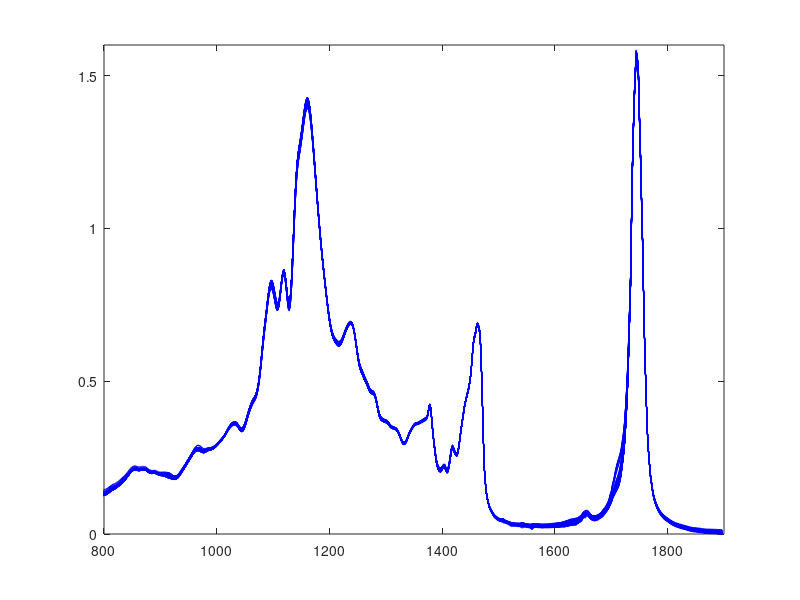

Write the MATLAB code that produced this figure.

load('oils.mat')

wavelength = Data.wavelength;
samples = Data.samples;
values = Data.values;

N = length(samples);
M = length(wavelength);

figure()
for i = 1:N
    % get wavelengths for i_th sample
    sampleWavelengths = values(i,:);
    plot(wavelength, sampleWavelengths, 'b');
    hold on
end

xlim([800 1900]);
ylim([0 1.6]);

hold off
